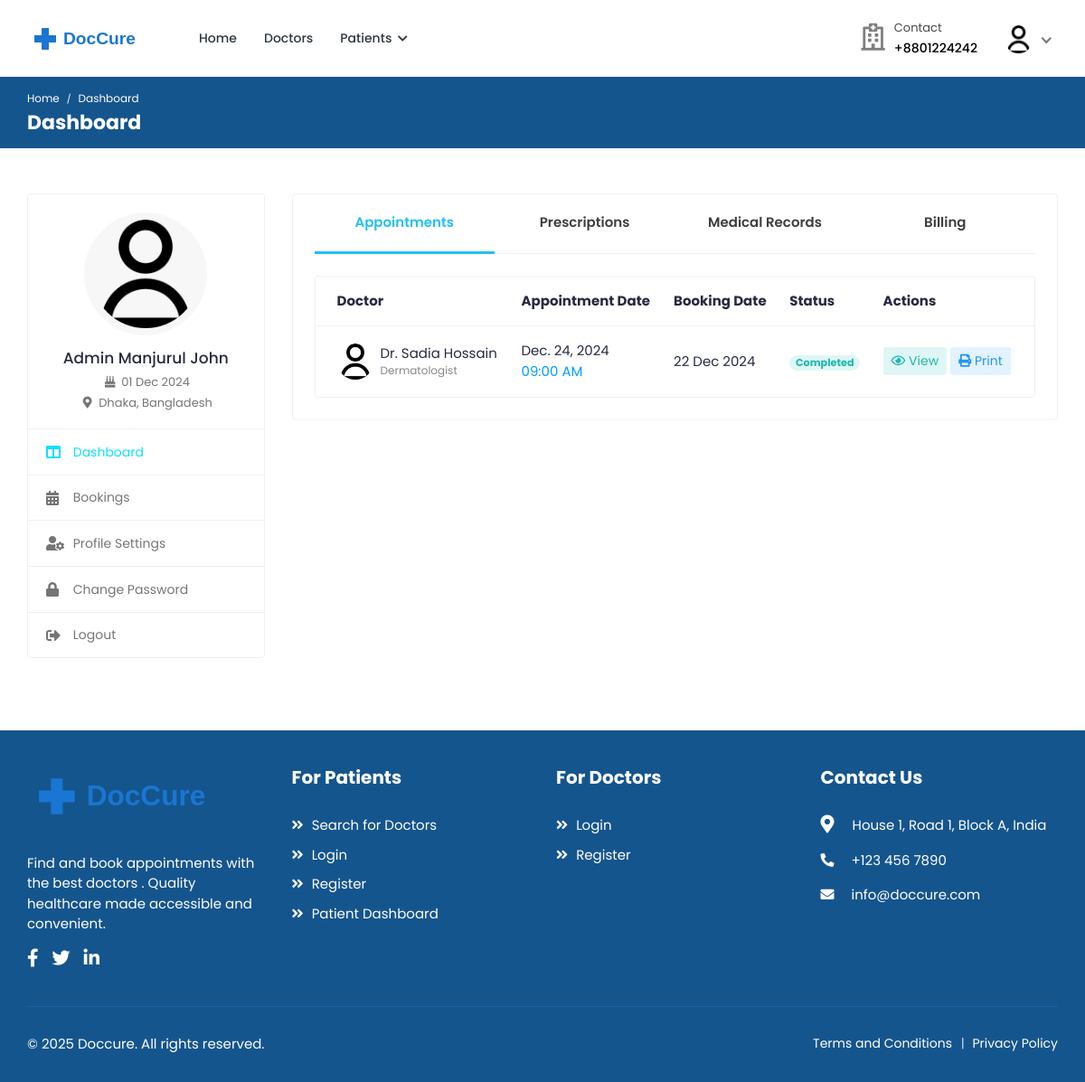
/patients/dashboard/ (signed in), run on an earlier commit of the app's database.
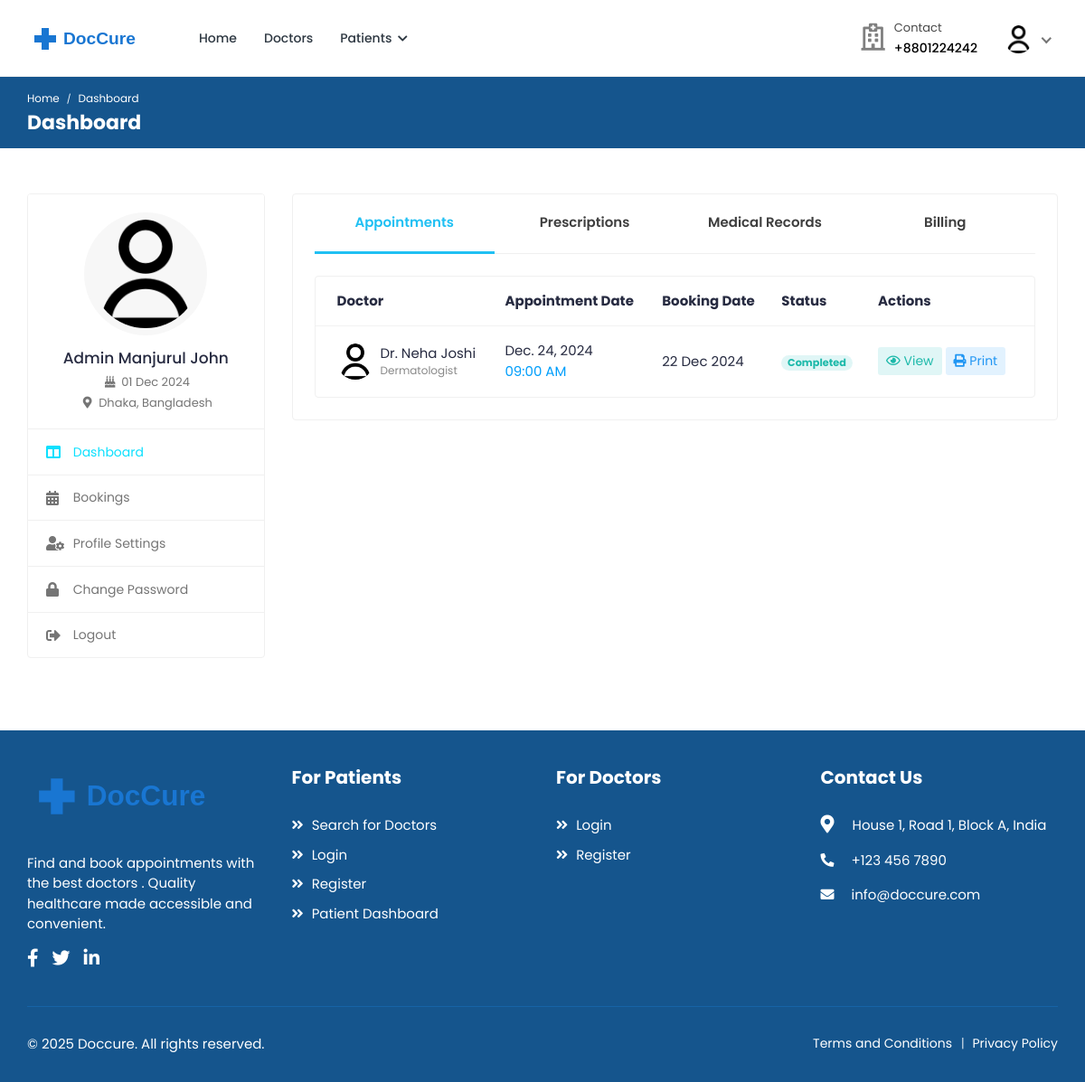
And on a later commit of the database.
### bookings/models.py (models this page shows, shortened)
class Booking(models.Model):
    doctor = models.ForeignKey(
        settings.AUTH_USER_MODEL,
        on_delete=models.CASCADE,
        related_name="appointments",
        limit_choices_to={"role": "doctor"},
    )
    patient = models.ForeignKey(
        settings.AUTH_USER_MODEL,
        on_delete=models.CASCADE,
        related_name="patient_appointments",
        limit_choices_to={"role": "patient"},
    )
    appointment_date = models.DateField()
    appointment_time = models.TimeField()
    booking_date = models.DateTimeField(auto_now_add=True)
    status = models.CharField(
        max_length=20,
        choices=[
            ("pending", "Pending"),
            ("confirmed", "Confirmed"),
            ("completed", "Completed"),
            ("cancelled", "Cancelled"),
            ("no_show", "No Show"),
        ],
        default="pending",
    )
    class Meta:
        ordering = ["-appointment_date", "-appointment_time"]
        unique_together = ["doctor", "appointment_date", "appointment_time"]

### accounts/models.py (models this page shows, shortened)
class User(AbstractUser):
    class RoleChoices(models.TextChoices):
        DOCTOR = "doctor", "Doctor"
        PATIENT = "patient", "Patient"
    username = models.CharField(max_length=30, unique=True)
    role = models.CharField(
        choices=RoleChoices.choices,
        max_length=20,
        default="patient",
        error_messages={"required": "Role must be provided"},
    )
    email = models.EmailField(
        blank=True,
        error_messages={
            "unique": "A user with that email already exists.",
        },
    )
    first_name = models.CharField(max_length=150, blank=True)
    last_name = models.CharField(max_length=150, blank=True)
    registration_number = models.IntegerField(null=True, blank=True)
    USERNAME_FIELD = "username"
    REQUIRED_FIELDS = []
    objects = CustomUserManager()
    def get_full_name(self):
        full_name = "%s %s" % (self.first_name, self.last_name)
        return full_name.strip() or self.username

class Profile(models.Model):
    user = models.OneToOneField(
        User, on_delete=models.CASCADE, related_name="profile"
    )
    avatar = models.ImageField(
        default="defaults/user.png", upload_to=profile_photo_directory_path
    )
    phone = models.CharField(max_length=20, blank=True, null=True)
    dob = models.DateField(blank=True, null=True)
    about = models.TextField(blank=True, null=True)
    specialization = models.CharField(max_length=255, blank=True, null=True)
    gender = models.CharField(
        max_length=10,
        choices=[("male", "Male"), ("female", "Female"), ("other", "Other")],
        blank=True,
    )
    address = models.TextField(blank=True, null=True)
    city = models.CharField(max_length=100, blank=True)
    state = models.CharField(max_length=100, blank=True)
    postal_code = models.CharField(max_length=20, blank=True)
    country = models.CharField(max_length=100, blank=True)
    price_per_consultation = models.DecimalField(
        max_digits=10, decimal_places=2, null=True, blank=True
    )
    is_available = models.BooleanField(default=True)
    blood_group = models.CharField(
        max_length=5,
        choices=[
            ("A+", "A+"),
            ("A-", "A-"),
            ("B+", "B+"),
            ("B-", "B-"),
            ("O+", "O+"),
            ("O-", "O-"),
            ("AB+", "AB+"),
            ("AB-", "AB-"),
        ],
        blank=True,
        null=True,
    )
    allergies = models.TextField(blank=True, null=True)
    medical_conditions = models.TextField(blank=True, null=True)
    @property
    def image(self):
        return (
            self.avatar.url
            if self.avatar.storage.exists(self.avatar.name)
            else "{}defaults/user.png".format(settings.MEDIA_URL)
        )

### patients/views.py (the view)
# urls.py: path("dashboard/", PatientDashboardView.as_view(), name="dashboard"),
class PatientDashboardView(PatientRequiredMixin, TemplateView):
    template_name = "patients/dashboard.html"
    def get_context_data(self, **kwargs):
        context = super().get_context_data(**kwargs)
        context["appointments"] = (
            Booking.objects.select_related("doctor", "doctor__profile")
            .filter(patient=self.request.user)
            .order_by("-appointment_date", "-appointment_time")
        )
        return context

### accounts/managers.py (called while the page is built)
    def get(self, *args, **kwargs):
        return super().select_related("profile").get(*args, **kwargs)

### mixins/custom_mixins.py (called while the page is built)
    def dispatch(self, request, *args, **kwargs):
        if not request.user.is_authenticated:
            return super().dispatch(request, *args, **kwargs)
        if request.user.role != "patient":
            return self.handle_no_permission()
        return super().dispatch(request, *args, **kwargs)

### templates/patients/dashboard.html (shortened to what the changed rows need)
{% extends 'includes/patient-sidebar.html' %}
{% block page_name2 %}Dashboard{% endblock %}
{% block main %}
    <div class="card">
        <div class="card-body pt-0">
            <div class="tab-content pt-0">
                <div id="pat_appointments" class="tab-pane fade show active">
                    <div class="card card-table mb-0">
                        <div class="card-body">
                            <div class="table-responsive">
                                <table class="table table-hover table-center mb-0">
                                    <thead>
                                    <tr>
                                        <th>Doctor</th>
                                            <th>Appointment Date</th>
                                        <th>Booking Date</th>
                                        <th>Status</th>
                                            <th>Actions</th>
                                    </tr>
                                    </thead>
                                    <tbody>
                                        {% for appointment in appointments %}
                                    <tr>
                                        <td>
                                            <h2 class="table-avatar">
                                                    <a href="{% url 'doctors:doctor-profile' appointment.doctor.username %}" class="avatar avatar-sm mr-2">
                                                        <img class="avatar-img rounded-circle" src="{{ appointment.doctor.profile.image }}" alt="Doctor Image">
                                                    </a>
                                                    <a href="{% url 'doctors:doctor-profile' appointment.doctor.username %}">
                                                        Dr. {{ appointment.doctor.get_full_name }}
                                                        {% if appointment.doctor.profile.specialization %}
                                                            <span>{{ appointment.doctor.profile.specialization }}</span>
                                                        {% endif %}
                                                    </a>
                                            </h2>
                                        </td>
                                            <td>
                                                {{ appointment.appointment_date }}
                                                <span class="d-block text-info">
                                                    {{ appointment.appointment_time|time:"h:i A" }}
                                                </span>
                                            </td>
                                            <td>{{ appointment.booking_date|date:"d M Y" }}</td>
                                            <td>
                                                <span class="badge badge-pill
                                                    {% if appointment.status == 'completed' %}bg-info-light{% endif %}">
                                                    {{ appointment.status|title }}
                                                </span>
                                            </td>
                                            <td>
                                            <div class="table-action">
                                                    <a href="{% url 'patients:appointment-detail' appointment.pk %}" class="btn btn-sm bg-info-light">
                                                        <i class="far fa-eye"></i> View
                                                    </a>
                                                    <a href="{% url 'patients:appointment-print' appointment.pk %}" target="_blank" class="btn btn-sm bg-primary-light">
                                                    <i class="fas fa-print"></i> Print
                                                </a>
                                            </div>
                                        </td>
                                    </tr>
                                        {% empty %}
                                        <tr>
                                            <td colspan="5" class="text-center">No appointments found</td>
                                        </tr>
                                        {% endfor %}
                                    </tbody>
                                </table>
                            </div>
                        </div>
                    </div>
                </div>
            </div>
        </div>
    </div>
{% endblock %}

What changed in the data, as far as the page shows it:
changed through a linked row, Booking "09:00 AM": doctor.get_full_name "Sadia Hossain" → "Neha Joshi"
